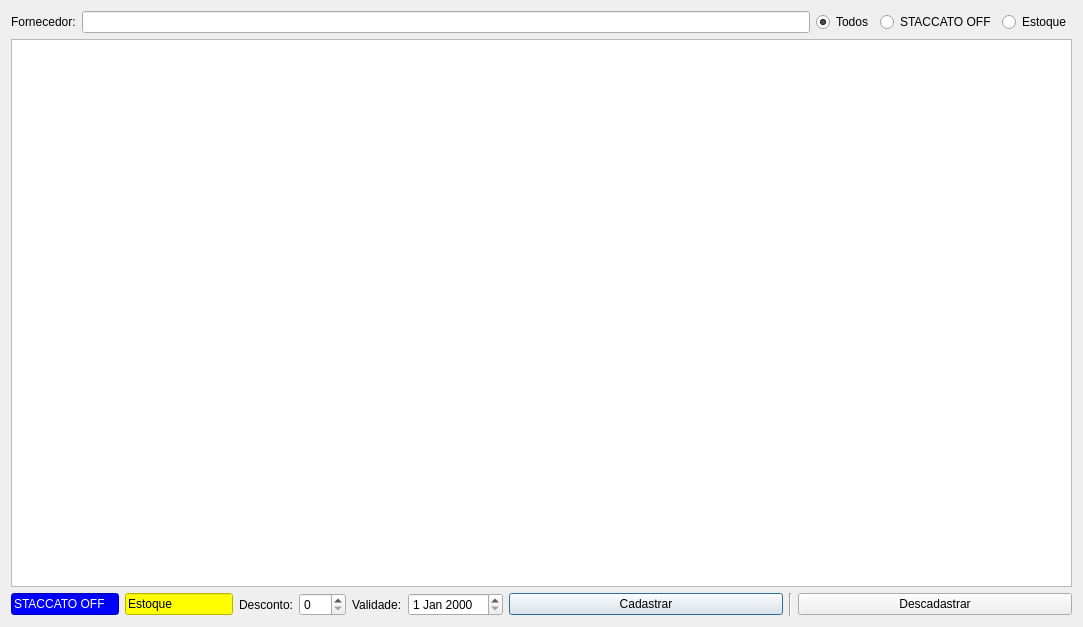
<?xml version="1.0" encoding="UTF-8"?>
<ui version="4.0">
 <class>CadastroPromocao</class>
 <widget class="QDialog" name="CadastroPromocao">
  <property name="geometry">
   <rect>
    <x>0</x>
    <y>0</y>
    <width>1083</width>
    <height>627</height>
   </rect>
  </property>
  <property name="windowTitle">
   <string>Dialog</string>
  </property>
  <layout class="QGridLayout" name="gridLayout_3">
   <item row="1" column="0">
    <widget class="TableView" name="tableView">
     <property name="editTriggers">
      <set>QAbstractItemView::NoEditTriggers</set>
     </property>
     <property name="selectionMode">
      <enum>QAbstractItemView::MultiSelection</enum>
     </property>
     <property name="selectionBehavior">
      <enum>QAbstractItemView::SelectRows</enum>
     </property>
    </widget>
   </item>
   <item row="2" column="0">
    <layout class="QHBoxLayout" name="horizontalLayout">
     <item>
      <widget class="QLineEdit" name="lineEditEstoque_2">
       <property name="sizePolicy">
        <sizepolicy hsizetype="Fixed" vsizetype="Fixed">
         <horstretch>0</horstretch>
         <verstretch>0</verstretch>
        </sizepolicy>
       </property>
       <property name="styleSheet">
        <string notr="true">background-color: rgb(0, 0, 255);
color: rgb(255, 255, 255);</string>
       </property>
       <property name="text">
        <string>STACCATO OFF</string>
       </property>
       <property name="readOnly">
        <bool>true</bool>
       </property>
      </widget>
     </item>
     <item>
      <widget class="QLineEdit" name="lineEditEstoque">
       <property name="sizePolicy">
        <sizepolicy hsizetype="Fixed" vsizetype="Fixed">
         <horstretch>0</horstretch>
         <verstretch>0</verstretch>
        </sizepolicy>
       </property>
       <property name="styleSheet">
        <string notr="true">background-color: rgb(255, 255, 0);
color: rgb(0, 0, 0);</string>
       </property>
       <property name="text">
        <string>Estoque</string>
       </property>
       <property name="readOnly">
        <bool>true</bool>
       </property>
      </widget>
     </item>
     <item>
      <widget class="QLabel" name="labelDesconto">
       <property name="sizePolicy">
        <sizepolicy hsizetype="Maximum" vsizetype="Preferred">
         <horstretch>0</horstretch>
         <verstretch>0</verstretch>
        </sizepolicy>
       </property>
       <property name="text">
        <string>Desconto:</string>
       </property>
      </widget>
     </item>
     <item>
      <widget class="QDoubleSpinBox" name="doubleSpinBoxDesconto">
       <property name="sizePolicy">
        <sizepolicy hsizetype="Maximum" vsizetype="Fixed">
         <horstretch>0</horstretch>
         <verstretch>0</verstretch>
        </sizepolicy>
       </property>
       <property name="decimals">
        <number>0</number>
       </property>
      </widget>
     </item>
     <item>
      <widget class="QLabel" name="labelValidade">
       <property name="sizePolicy">
        <sizepolicy hsizetype="Maximum" vsizetype="Preferred">
         <horstretch>0</horstretch>
         <verstretch>0</verstretch>
        </sizepolicy>
       </property>
       <property name="text">
        <string>Validade:</string>
       </property>
      </widget>
     </item>
     <item>
      <widget class="QDateEdit" name="dateEditValidade">
       <property name="sizePolicy">
        <sizepolicy hsizetype="Maximum" vsizetype="Fixed">
         <horstretch>0</horstretch>
         <verstretch>0</verstretch>
        </sizepolicy>
       </property>
      </widget>
     </item>
     <item>
      <widget class="QPushButton" name="pushButtonCadastrar">
       <property name="enabled">
        <bool>true</bool>
       </property>
       <property name="text">
        <string>Cadastrar</string>
       </property>
      </widget>
     </item>
     <item>
      <widget class="Line" name="line">
       <property name="orientation">
        <enum>Qt::Vertical</enum>
       </property>
      </widget>
     </item>
     <item>
      <widget class="QPushButton" name="pushButtonDescadastrar">
       <property name="enabled">
        <bool>true</bool>
       </property>
       <property name="text">
        <string>Descadastrar</string>
       </property>
      </widget>
     </item>
    </layout>
   </item>
   <item row="0" column="0">
    <layout class="QGridLayout" name="gridLayout_2">
     <item row="0" column="0">
      <widget class="QLabel" name="label">
       <property name="text">
        <string>Fornecedor:</string>
       </property>
      </widget>
     </item>
     <item row="0" column="1">
      <widget class="ItemBox" name="itemBoxFornecedor"/>
     </item>
     <item row="0" column="2">
      <layout class="QHBoxLayout" name="horizontalLayout_2">
       <item>
        <widget class="QRadioButton" name="radioButtonTodos">
         <property name="text">
          <string>Todos</string>
         </property>
         <property name="checked">
          <bool>true</bool>
         </property>
        </widget>
       </item>
       <item>
        <widget class="QRadioButton" name="radioButtonStaccatoOFF">
         <property name="text">
          <string>STACCATO OFF</string>
         </property>
        </widget>
       </item>
       <item>
        <widget class="QRadioButton" name="radioButtonEstoque">
         <property name="text">
          <string>Estoque</string>
         </property>
        </widget>
       </item>
      </layout>
     </item>
    </layout>
   </item>
  </layout>
 </widget>
 <customwidgets>
  <customwidget>
   <class>TableView</class>
   <extends>QTableView</extends>
   <header>src/tableview.h</header>
  </customwidget>
  <customwidget>
   <class>ItemBox</class>
   <extends>QLineEdit</extends>
   <header>src/itembox.h</header>
  </customwidget>
 </customwidgets>
 <resources/>
 <connections/>
</ui>
